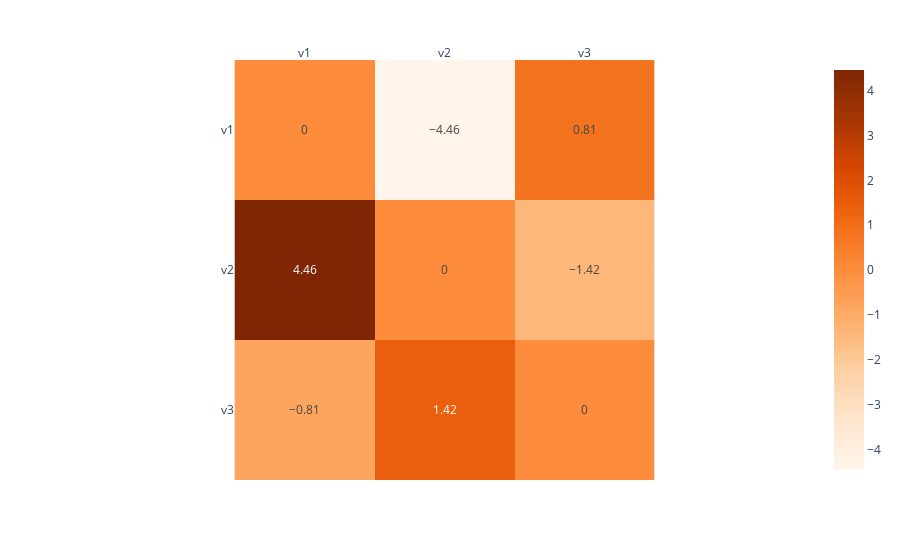

The notebook cell saved with this chart:
### Markdown cell above
# Difference Matrix

### Code cell
z = [[0.00, -4.46, 0.81],
     [4.46, 0.000, -1.42],
     [-0.81, 1.42, 0.00]]

#dict(x="Day of Week", y="Time of Day", color="Accuracy"),
fig = px.imshow(z, x=['v1', 'v2', 'v3'], y=['v1', 'v2', 'v3'], text_auto=True,
                    color_continuous_scale='oranges')
fig.update_xaxes(side="top")
go.Scatter(mode="markers", x=x_patch, y=y_patch, marker_symbol=[101],
                   marker_color="darkgray", 
                   marker_line_width=2, marker_size=22, hovertemplate= 'x: %{x}<br>y: %{y}<br>z: %{z}<extra></extra>'))
fig.show()
# fig.savefig('diff-matrix.png', bbox_inches='tight')

### Figure 1 — Plotly figure (JSON) as saved in the notebook; plotly's stock layout.template omitted (floating-point values rounded to 4 significant figures)
{"data": [{"coloraxis": "coloraxis", "hovertemplate": "x: %{x}<br>y: %{y}<br>color: %{z}<extra></extra>", "name": "0", "texttemplate": "%{z}", "type": "heatmap", "x": ["v1", "v2", "v3"], "xaxis": "x", "y": ["v1", "v2", "v3"], "yaxis": "y", "z": [[0, -4.46, 0.81], [4.46, 0, -1.42], [-0.81, 1.42, 0]]}], "layout": {"coloraxis": {"colorscale": [[0, "rgb(255,245,235)"], [0.125, "rgb(254,230,206)"], [0.25, "rgb(253,208,162)"], [0.375, "rgb(253,174,107)"], [0.5, "rgb(253,141,60)"], [0.625, "rgb(241,105,19)"], [0.75, "rgb(217,72,1)"], [0.875, "rgb(166,54,3)"], [1, "rgb(127,39,4)"]]}, "margin": {"t": 60}, "xaxis": {"anchor": "y", "constrain": "domain", "domain": [0, 1], "scaleanchor": "y", "side": "top"}, "yaxis": {"anchor": "x", "autorange": "reversed", "constrain": "domain", "domain": [0, 1]}}}
